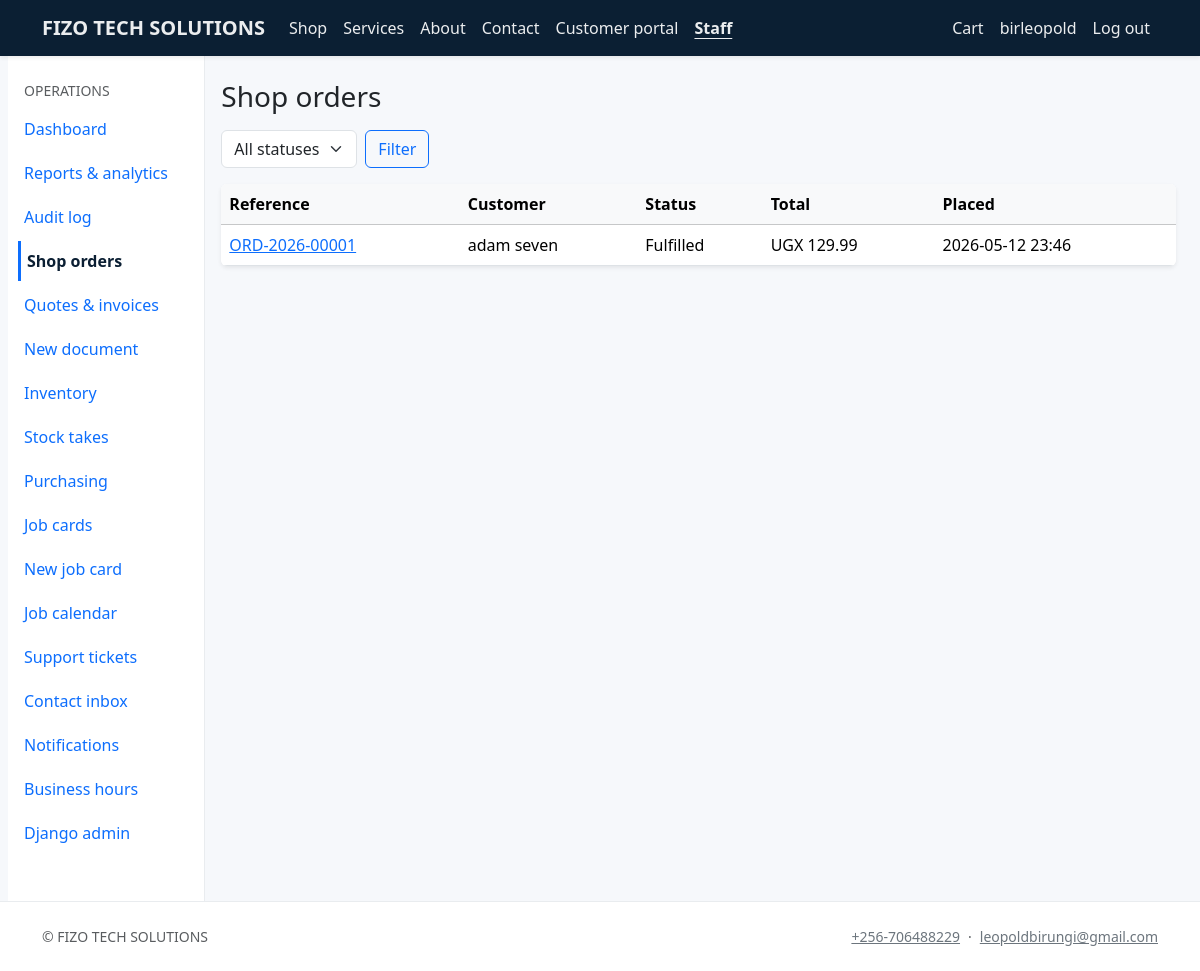
The app's page /staff/orders/ (signed in) with its own data.
### core/models.py (models this page shows, shortened)
class CompanySettings(models.Model):
    company_name = models.CharField(max_length=200, default="ALLTECH")
    legal_name = models.CharField(max_length=200, blank=True)
    tagline = models.CharField(max_length=300, blank=True)
    email = models.EmailField(blank=True)
    phone = models.CharField(max_length=64, blank=True)
    website = models.URLField(blank=True)
    address_line = models.CharField(max_length=255, blank=True)
    city = models.CharField(max_length=120, blank=True)
    region = models.CharField(max_length=120, blank=True)
    postal_code = models.CharField(max_length=32, blank=True)
    country = models.CharField(max_length=120, blank=True)
    tax_id = models.CharField(max_length=64, blank=True, verbose_name="Tax / VAT ID")
    bank_details = models.TextField(blank=True, help_text="Shown on invoices / proformas.")
    default_tax_rate = models.DecimalField(
        max_digits=5, decimal_places=2, default=0, help_text="Percentage, e.g. 15.00"
    )
    currency_code = models.CharField(max_length=8, default="UGX")
    logo = models.ImageField(upload_to="company/", blank=True, null=True)
    sla_low_hours = models.PositiveIntegerField(
        default=168, help_text="SLA target (hours) for Low priority work — default 1 week."
    )
    sla_normal_hours = models.PositiveIntegerField(
        default=72, help_text="SLA target (hours) for Normal priority — default 3 days."
    )
    sla_high_hours = models.PositiveIntegerField(
        default=24, help_text="SLA target (hours) for High priority — default 24h."
    )
    sla_urgent_hours = models.PositiveIntegerField(
        default=8, help_text="SLA target (hours) for Urgent priority — default 8h."
    )
    class Meta:
        verbose_name = "Company settings"
        verbose_name_plural = "Company settings"
    @classmethod
    def load(cls) -> "CompanySettings":
        obj, _ = cls.objects.get_or_create(pk=1)
        return obj

### commerce/models.py (models this page shows, shortened)
class Order(models.Model):
    STATUS_PENDING = "pending"
    STATUS_CONFIRMED = "confirmed"
    STATUS_FULFILLED = "fulfilled"
    STATUS_CANCELLED = "cancelled"
    STATUS_CHOICES = [
        (STATUS_PENDING, "Pending"),
        (STATUS_CONFIRMED, "Confirmed"),
        (STATUS_FULFILLED, "Fulfilled"),
        (STATUS_CANCELLED, "Cancelled"),
    ]
    FULFILLMENT_DELIVERY = "delivery"
    FULFILLMENT_PICKUP = "pickup"
    FULFILLMENT_CHOICES = [
        (FULFILLMENT_DELIVERY, "Delivery"),
        (FULFILLMENT_PICKUP, "Pickup"),
    ]
    reference = models.CharField(max_length=32, unique=True, db_index=True)
    view_key = models.UUIDField(
        default=uuid.uuid4,
        unique=True,
        editable=False,
        db_index=True,
        help_text="Secret fragment for the public order receipt URL (not guessable from the reference).",
    )
    customer = models.ForeignKey(
        Customer, on_delete=models.PROTECT, related_name="orders"
    )
    user = models.ForeignKey(
        settings.AUTH_USER_MODEL,
        on_delete=models.SET_NULL,
        null=True,
        blank=True,
        related_name="shop_orders",
    )
    status = models.CharField(
        max_length=20, choices=STATUS_CHOICES, default=STATUS_PENDING
    )
    contact_name = models.CharField(max_length=200)
    contact_email = models.EmailField()
    contact_phone = models.CharField(max_length=64, blank=True)
    billing_summary = models.TextField(blank=True)
    shipping_summary = models.TextField(blank=True)
    fulfillment_type = models.CharField(
        max_length=16,
        choices=FULFILLMENT_CHOICES,
        default=FULFILLMENT_DELIVERY,
    )
    customer_note = models.TextField(blank=True)
    staff_note = models.TextField(blank=True)
    subtotal = models.DecimalField(max_digits=14, decimal_places=2, default=Decimal("0"))
    tax_rate = models.DecimalField(max_digits=5, decimal_places=2, default=Decimal("0"))
    tax_amount = models.DecimalField(max_digits=14, decimal_places=2, default=Decimal("0"))
    discount_amount = models.DecimalField(
        max_digits=14, decimal_places=2, default=Decimal("0")
    )
    coupon = models.ForeignKey(
        Coupon,
        on_delete=models.SET_NULL,
        null=True,
        blank=True,
        related_name="orders",
    )
    coupon_code_applied = models.CharField(max_length=40, blank=True)
    total = models.DecimalField(max_digits=14, decimal_places=2, default=Decimal("0"))
    placed_at = models.DateTimeField(auto_now_add=True)
    updated_at = models.DateTimeField(auto_now=True)
    class Meta:
        ordering = ["-placed_at"]

### crm/models.py (models this page shows, shortened)
class Customer(models.Model):
    name = models.CharField(max_length=200)
    company_name = models.CharField(max_length=200, blank=True)
    email = models.EmailField()
    phone = models.CharField(max_length=64, blank=True)
    tax_reference = models.CharField(max_length=120, blank=True)
    notes = models.TextField(blank=True)
    user = models.OneToOneField(
        settings.AUTH_USER_MODEL,
        on_delete=models.SET_NULL,
        null=True,
        blank=True,
        related_name="customer_profile",
    )
    created_at = models.DateTimeField(auto_now_add=True)
    updated_at = models.DateTimeField(auto_now=True)
    class Meta:
        ordering = ["name"]

### commerce/staff_views.py (the view)
# urls.py: path("orders/", staff_views.StaffOrderListView.as_view(), name="staff_orders"),
class StaffOrderListView(StaffRequiredMixin, ListView):
    model = Order
    template_name = "commerce/staff_order_list.html"
    context_object_name = "orders"
    paginate_by = 25
    def get_queryset(self):
        qs = Order.objects.select_related("customer").order_by("-placed_at")
        st = self.request.GET.get("status")
        if st in dict(Order.STATUS_CHOICES):
            qs = qs.filter(status=st)
        return qs
    def get_context_data(self, **kwargs):
        ctx = super().get_context_data(**kwargs)
        ctx["order_status_choices"] = Order.STATUS_CHOICES
        return ctx

### commerce/cart.py (called while the page is built, shortened)
def _cart_dict(session: dict[str, Any]) -> dict[str, int]:
    raw = session.get(CART_SESSION_KEY)
    if not isinstance(raw, dict):
        return {}

def cart_item_count(session) -> int:
    return sum(_cart_dict(session).values())

### commerce/context_processors.py (called while the page is built)
def cart_summary(request):
    return {"cart_item_count": cart_mod.cart_item_count(request.session)}

### core/context_processors.py (called while the page is built)
def company(request):
    m = getattr(request, "resolver_match", None)
    url_name = getattr(m, "url_name", "") or ""
    ctx = {
        "company": CompanySettings.load(),
        "resolve_url_name": url_name,
    }
    user = getattr(request, "user", None)
    if user is not None and user.is_authenticated and user.is_staff:
        ctx["staff_unread_notifications"] = StaffNotification.objects.filter(
            recipient=user, is_read=False
        ).count()
    else:
        ctx["staff_unread_notifications"] = 0
    return ctx

### core/mixins.py (called while the page is built)
    def test_func(self) -> bool:
        return self.request.user.is_authenticated and self.request.user.is_staff

### templates/commerce/staff_order_list.html (shortened to what this page needs)
{% extends "staff_base.html" %}
{% block staff_content %}
<h1 class="h3 mb-3">Shop orders</h1>
<form method="get" class="row g-2 mb-3">
  <div class="col-auto">
    <select name="status" class="form-select">
      <option value="">All statuses</option>
    </select>
  </div>
  <div class="col-auto"><button class="btn btn-outline-primary" type="submit">Filter</button></div>
</form>
<div class="table-responsive card shadow-sm border-0">
  <table class="table table-hover mb-0 align-middle">
    <thead class="table-light"><tr><th>Reference</th><th>Customer</th><th>Status</th><th>Total</th><th>Placed</th></tr></thead>
    <tbody>
      {% for o in orders %}
      <tr>
        <td><a href="{% url 'staff_order_detail' o.pk %}">{{ o.reference }}</a></td>
        <td>{{ o.customer.name }}</td>
        <td>{{ o.get_status_display }}</td>
        <td>{{ company.currency_code }} {{ o.total|floatformat:2 }}</td>
        <td>{{ o.placed_at|date:"Y-m-d H:i" }}</td>
      </tr>
      {% empty %}
      <tr><td colspan="5" class="text-muted">No orders yet.</td></tr>
      {% endfor %}
    </tbody>
  </table>
</div>
{% endblock %}

### templates/base.html (shortened to what this page needs)
{% load static %}
<!DOCTYPE html>
<html lang="en">
<head>
  <link href="https://cdn.jsdelivr.net/npm/bootstrap@5.3.3/dist/css/bootstrap.min.css" rel="stylesheet">
  <link href="https://cdn.jsdelivr.net/npm/bootstrap-icons@1.11.3/font/bootstrap-icons.min.css" rel="stylesheet">
  <link href="{% static 'css/site.css' %}" rel="stylesheet">
</head>
<body class="d-flex flex-column min-vh-100 site-body">
  <header>
  {% with u=resolve_url_name %}
  <nav class="navbar navbar-expand-lg navbar-dark site-navbar shadow-sm sticky-top" aria-label="Main navigation">
    <div class="container">
      <a class="navbar-brand fw-semibold" href="{% url 'home' %}">{{ company.company_name }}</a>
      <div class="collapse navbar-collapse" id="navMain">
        <ul class="navbar-nav me-auto mb-2 mb-lg-0">
          <li class="nav-item"><a class="nav-link" href="{% url 'product_list' %}" >Shop</a></li>
          <li class="nav-item"><a class="nav-link" href="{% url 'product_list' %}?kind=service" >Services</a></li>
          <li class="nav-item"><a class="nav-link" href="{% url 'about' %}" {% if u == 'about' %}aria-current="page"{% endif %}>About</a></li>
          <li class="nav-item"><a class="nav-link" href="{% url 'contact' %}" {% if u == 'contact' %}aria-current="page"{% endif %}>Contact</a></li>
          <li class="nav-item"><a class="nav-link" href="{% if user.is_authenticated %}{% url 'portal_home' %}{% else %}{% url 'portal_login' %}{% endif %}" {% if 'portal_' in u %}aria-current="page"{% endif %}>Customer portal</a></li>
          {% if user.is_staff %}
          <li class="nav-item"><a class="nav-link" href="{% url 'staff_dashboard' %}" {% if 'staff_' in u %}aria-current="page"{% endif %}>Staff</a></li>
          {% endif %}
        </ul>
        <ul class="navbar-nav ms-auto">
          <li class="nav-item">
            <a class="nav-link" href="{% url 'cart' %}" {% if u == 'cart' or u == 'checkout' %}aria-current="page"{% endif %} {% if cart_item_count %}aria-label="Shopping cart, {{ cart_item_count }} items"{% else %}aria-label="Shopping cart"{% endif %}>Cart
            </a>
          </li>
          {% if user.is_authenticated %}
          <li class="nav-item"><span class="nav-link disabled small" aria-hidden="true">{{ user.get_username }}</span><span class="visually-hidden">Signed in as {{ user.get_username }}</span></li>
          <li class="nav-item">
            <form method="post" action="{% url 'logout' %}" class="d-inline">
              <button type="submit" class="nav-link bg-transparent border-0 text-start w-100 py-2" aria-label="Log out {{ user.get_username }}">Log out</button>
            </form>
          </li>
          {% else %}
          <li class="nav-item"><a class="nav-link" href="{% url 'login' %}" {% if u == 'login' %}aria-current="page"{% endif %}>Staff login</a></li>
          {% endif %}
        </ul>
      </div>
    </div>
  </nav>
  {% endwith %}
  </header>
  <main id="main-content" class="flex-grow-1 site-main">
    {% block content %}{% endblock %}
  </main>
  <footer class="footer-site py-4 mt-auto d-none d-lg-block">
    <div class="container small text-muted d-flex flex-wrap justify-content-between gap-2 align-items-center">
      <span>&copy; {{ company.company_name }}</span>
      <span class="d-flex flex-wrap gap-2 align-items-center">
        {% if company.phone %}<a class="link-secondary text-decoration-underline" href="tel:{{ company.phone|cut:' ' }}">{{ company.phone }}</a>{% endif %}
        {% if company.phone and company.email %}<span aria-hidden="true">·</span>{% endif %}
        {% if company.email %}<a class="link-secondary text-decoration-underline" href="mailto:{{ company.email }}">{{ company.email }}</a>{% endif %}
      </span>
    </div>
  </footer>
</body>
</html>

### static/css/site.css (style rules this page uses)
:root { --at-navy: #0b1f33; --at-accent: #0d6efd; --at-muted: #6c757d; --at-tabbar-h: 3.5rem; --at-tabbar-more: 5.5rem; }
body { font-family: "Segoe UI", system-ui, -apple-system, sans-serif; color: #212529; background: #f6f8fb; }
.site-navbar { background: var(--at-navy) !important; }
.site-navbar .nav-link, .site-navbar .navbar-brand { color: rgba(255, 255, 255, 0.92) !important; }
.site-navbar .nav-link[aria-current="page"] { font-weight: 600; text-decoration: underline; text-underline-offset: 0.25rem; }
.site-navbar button.nav-link, .site-navbar button.nav-link:hover, .site-navbar button.nav-link:focus { color: rgba(255, 255, 255, 0.92) !important; }
.footer-site { background: #fff; border-top: 1px solid #e9ecef; margin-top: 3rem; }
@media (min-width: 992px) { .site-main { padding-bottom: 0 !important; } }

### records on screen
CompanySettings: company_name "FIZO TECH SOLUTIONS", currency_code "UGX", phone "+256-706488229", email "leopoldbirungi@gmail.com"
Order: reference "ORD-2026-00001", customer.name "adam seven", status "Fulfilled", total "129.99", placed_at "2026-05-12 23:46"

### other values on screen
{{ user.get_username }} "birleopold"
